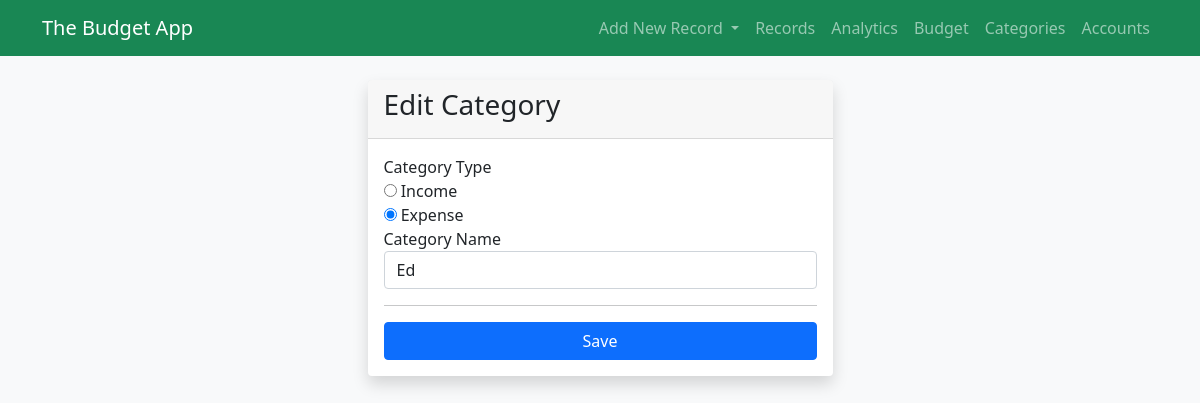
The app's page /categories/edit/68, older data.
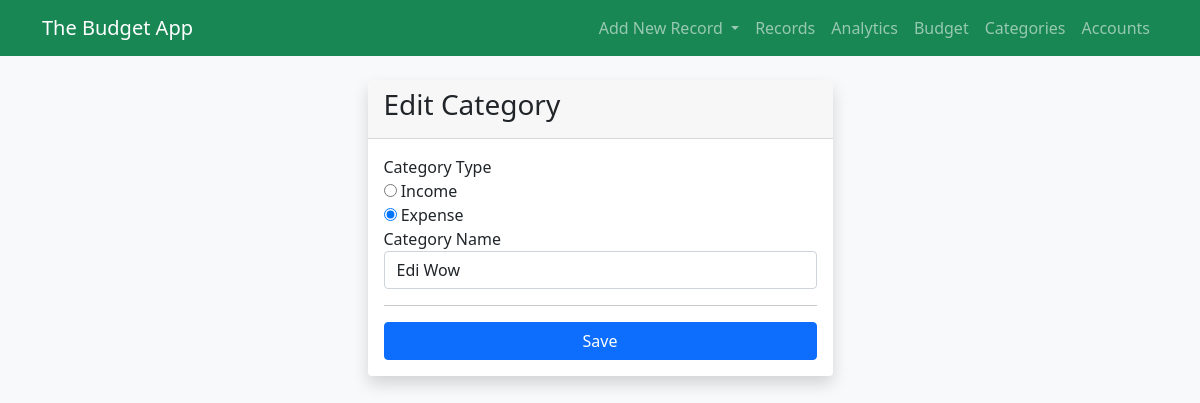
The same page, newer data.
### the_budget_app/models.py (models this page shows, shortened)
class Category(models.Model):
    CATEGORY_TYPE = (
        ('income', 'Income'),
        ('expense', 'Expense'),
        ('transfer','Transfer')
    )
    category_type = models.CharField(max_length=8, choices=CATEGORY_TYPE)
    category_name = models.CharField(max_length=200)
    editable = models.BooleanField(default=True)
    class Meta:
        db_table = 'category'
        verbose_name_plural = 'categories'

### the_budget_app/views/category_view.py (the view, shortened to what this page needs)
# urls.py: path('categories/edit/<int:pk>', category.edit, name='edit_category'),
def edit(request, pk):
    category = get_object_or_404(Category, pk=pk)
    if request.method == 'GET':
        form = CategoryForm(initial={
            'category_type': category.category_type,
            'category_name': category.category_name
        })
        context = {
            'form': form,
            'category_id': category.pk,
        }
        return render(request, CATEGORY_EDIT, context)

### the_budget_app/forms.py
class CategoryForm(forms.Form):
    CATEGORY_TYPE = (
        ('income', 'Income'),
        ('expense', 'Expense'),
    )
    category_type = forms.ChoiceField(
        widget=forms.RadioSelect,
        label='Category Type',
        label_suffix='',
        choices=CATEGORY_TYPE,
    )
    category_name = forms.CharField(
        label='Category Name',
        label_suffix='',
        max_length=30,
    )
    category_name.widget.attrs.update({'class': 'form-control'})

### the_budget_app/templates/the_budget_app/category/edit.html (shortened to what this page needs)
{% extends '../base.html' %}
{% block content %}
<div class="container-lg justify-content-center mt-4">
    <div class="card m-auto col-sm-5 shadow border-0">
        <div class="card-header">
            <h3>Edit Category</h3>
        </div>
        <div class="card-body">
            <form action="{% url 'the_budget:edit_category' category_id %}" method="post">
                {{ form.category_type.label_tag }}
                {{ form.category_type }}
                {{ form.category_name.label_tag }}
                {{ form.category_name }}
                <hr>
                <div class="d-grid mx-auto">
                    <input type="submit" value="Save" class="btn btn-primary">
                </div>
            </form>
        </div>
    </div>
</div>
{% endblock %}

Row changes from the older to the newer data that the page shows:
changed Category "☐ Income ☑ Expense": category_name "Ed" → "Edi Wow"
